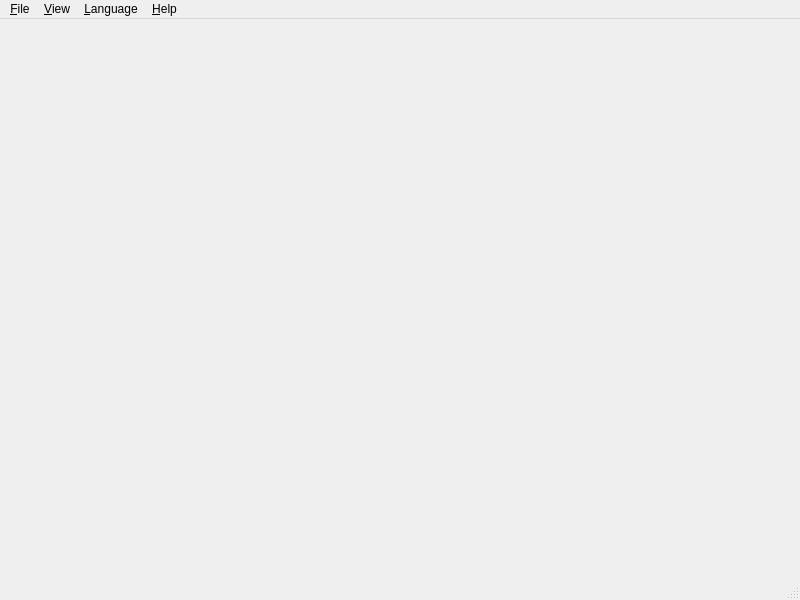
<?xml version="1.0" encoding="UTF-8"?>
<ui version="4.0">
 <class>MainWindowClass</class>
 <widget class="QMainWindow" name="MainWindowClass">
  <property name="geometry">
   <rect>
    <x>0</x>
    <y>0</y>
    <width>800</width>
    <height>600</height>
   </rect>
  </property>
  <property name="minimumSize">
   <size>
    <width>400</width>
    <height>300</height>
   </size>
  </property>
  <property name="windowIcon">
   <iconset resource="../offview.qrc">
    <normaloff>:/img/offview.png</normaloff>:/img/offview.png</iconset>
  </property>
  <widget class="QWidget" name="centralwidget"/>
  <widget class="QMenuBar" name="menubar">
   <property name="geometry">
    <rect>
     <x>0</x>
     <y>0</y>
     <width>800</width>
     <height>27</height>
    </rect>
   </property>
   <widget class="QMenu" name="menuFile">
    <property name="title">
     <string>&amp;File</string>
    </property>
    <addaction name="actionOpen_File"/>
    <addaction name="actionClose_File"/>
    <addaction name="separator"/>
    <addaction name="actionExit"/>
   </widget>
   <widget class="QMenu" name="menuView">
    <property name="title">
     <string>&amp;View</string>
    </property>
    <widget class="QMenu" name="menuShow_Planes">
     <property name="title">
      <string>Show &amp;Planes</string>
     </property>
     <addaction name="actionXz_Plane"/>
     <addaction name="actionXy_Plane"/>
     <addaction name="actionYz_Plane"/>
    </widget>
    <widget class="QMenu" name="menuMode">
     <property name="title">
      <string>&amp;Mode</string>
     </property>
    </widget>
    <addaction name="actionChoose_Background_Color"/>
    <addaction name="actionChoose_Object_Color"/>
    <addaction name="separator"/>
    <addaction name="menuMode"/>
    <addaction name="separator"/>
    <addaction name="menuShow_Planes"/>
    <addaction name="actionShow_Coordinate_System"/>
    <addaction name="separator"/>
    <addaction name="actionReset_View"/>
   </widget>
   <widget class="QMenu" name="menuLanguage">
    <property name="title">
     <string>&amp;Language</string>
    </property>
   </widget>
   <widget class="QMenu" name="menuHelp">
    <property name="title">
     <string>&amp;Help</string>
    </property>
    <addaction name="actionHelp_Content"/>
    <addaction name="separator"/>
    <addaction name="actionAbout_OffView"/>
    <addaction name="actionAbout_Qt"/>
   </widget>
   <addaction name="menuFile"/>
   <addaction name="menuView"/>
   <addaction name="menuLanguage"/>
   <addaction name="menuHelp"/>
  </widget>
  <widget class="QStatusBar" name="statusbar"/>
  <action name="actionOpen_File">
   <property name="text">
    <string>&amp;Open File</string>
   </property>
   <property name="shortcut">
    <string>Ctrl+O</string>
   </property>
   <property name="iconVisibleInMenu">
    <bool>true</bool>
   </property>
  </action>
  <action name="actionClose_File">
   <property name="text">
    <string>&amp;Close File</string>
   </property>
   <property name="shortcut">
    <string>Ctrl+W</string>
   </property>
   <property name="iconVisibleInMenu">
    <bool>true</bool>
   </property>
  </action>
  <action name="actionExit">
   <property name="icon">
    <iconset resource="../offview.qrc">
     <normaloff>:/img/menu/cross.png</normaloff>:/img/menu/cross.png</iconset>
   </property>
   <property name="text">
    <string>&amp;Exit</string>
   </property>
   <property name="shortcut">
    <string>Ctrl+Q</string>
   </property>
   <property name="iconVisibleInMenu">
    <bool>true</bool>
   </property>
  </action>
  <action name="actionChoose_Background_Color">
   <property name="text">
    <string>Choose &amp;Background Color</string>
   </property>
   <property name="shortcut">
    <string>F3</string>
   </property>
  </action>
  <action name="actionChoose_Object_Color">
   <property name="text">
    <string>Choose &amp;Object Color</string>
   </property>
   <property name="shortcut">
    <string>F4</string>
   </property>
  </action>
  <action name="actionShow_Coordinate_System">
   <property name="checkable">
    <bool>true</bool>
   </property>
   <property name="text">
    <string>Show &amp;Coordinate System</string>
   </property>
   <property name="shortcut">
    <string>F2</string>
   </property>
  </action>
  <action name="actionReset_View">
   <property name="text">
    <string>&amp;Reset View</string>
   </property>
   <property name="shortcut">
    <string>Esc</string>
   </property>
  </action>
  <action name="actionHelp_Content">
   <property name="icon">
    <iconset resource="../offview.qrc">
     <normaloff>:/img/menu/help.png</normaloff>:/img/menu/help.png</iconset>
   </property>
   <property name="text">
    <string>&amp;Help Contents</string>
   </property>
   <property name="shortcut">
    <string>F1</string>
   </property>
   <property name="iconVisibleInMenu">
    <bool>true</bool>
   </property>
  </action>
  <action name="actionAbout_OffView">
   <property name="text">
    <string>About &amp;OffView</string>
   </property>
   <property name="iconVisibleInMenu">
    <bool>true</bool>
   </property>
  </action>
  <action name="actionAbout_Qt">
   <property name="text">
    <string>About &amp;Qt</string>
   </property>
   <property name="iconVisibleInMenu">
    <bool>true</bool>
   </property>
  </action>
  <action name="actionXz_Plane">
   <property name="checkable">
    <bool>true</bool>
   </property>
   <property name="text">
    <string>&amp;xz Plane</string>
   </property>
   <property name="shortcut">
    <string>F5</string>
   </property>
  </action>
  <action name="actionXy_Plane">
   <property name="checkable">
    <bool>true</bool>
   </property>
   <property name="text">
    <string>x&amp;y Plane</string>
   </property>
   <property name="shortcut">
    <string>F6</string>
   </property>
  </action>
  <action name="actionYz_Plane">
   <property name="checkable">
    <bool>true</bool>
   </property>
   <property name="text">
    <string>y&amp;z Plane</string>
   </property>
   <property name="shortcut">
    <string>F7</string>
   </property>
  </action>
 </widget>
 <resources>
  <include location="../offview.qrc"/>
 </resources>
 <connections/>
</ui>
